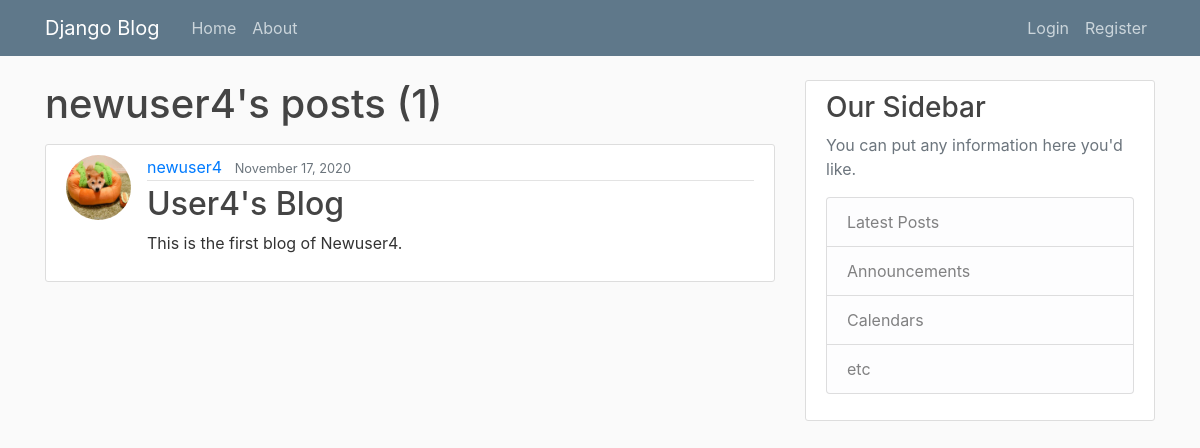
The app's page /user/newuser4, older data.
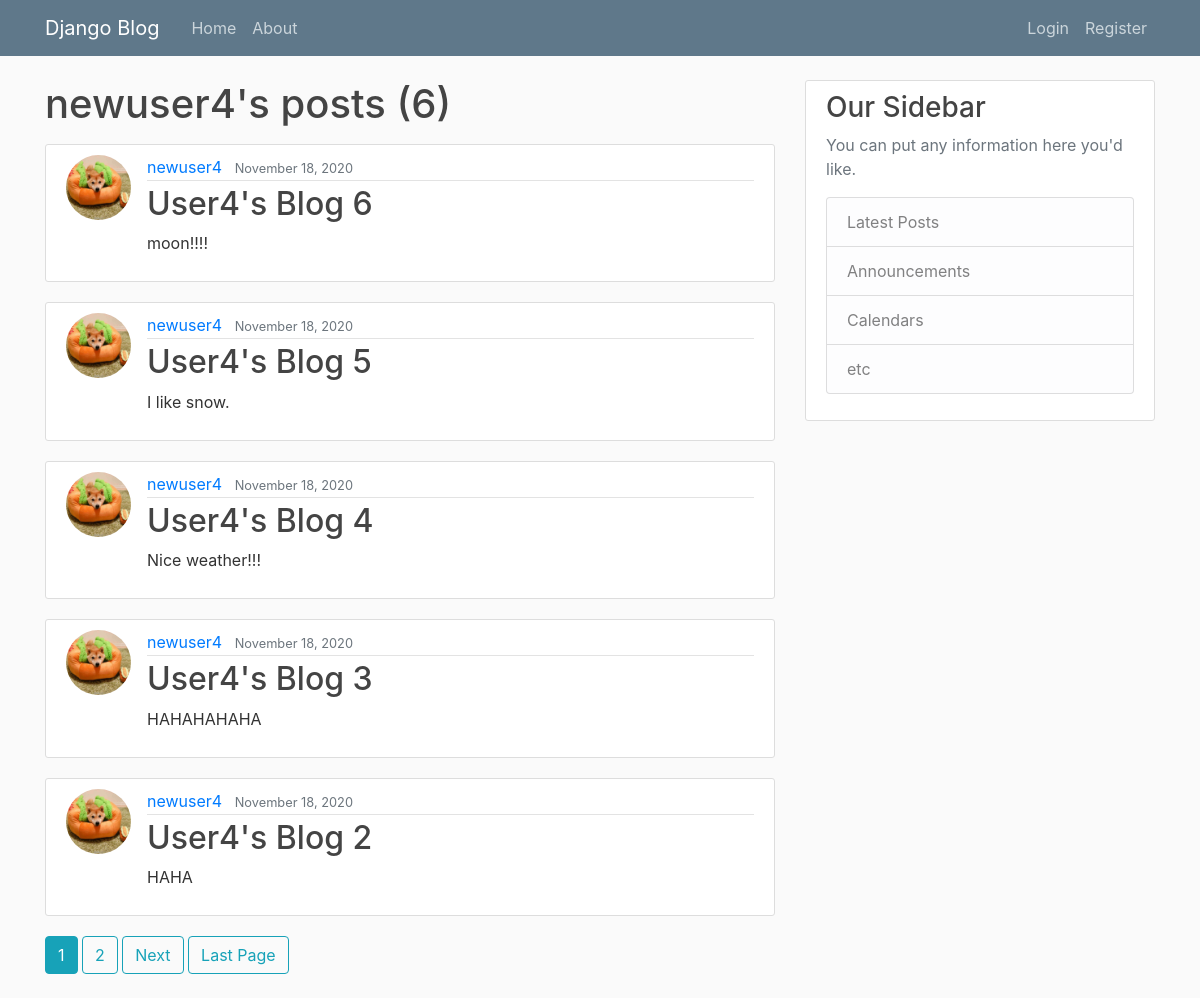
The same page, newer data.
### blog/models.py (models this page shows, shortened)
class Post(models.Model):
    title = models.CharField(max_length=100)
    content = models.TextField()
    data_posted = models.DateTimeField(default=timezone.now)
    author = models.ForeignKey(User, on_delete=models.CASCADE)

### users/models.py (models this page shows, shortened)
class Profile(models.Model):
    user = models.OneToOneField(User, on_delete=models.CASCADE)
    image = models.ImageField(default='default.jpg', upload_to='profile_pics')

### blog/views.py (the view)
# urls.py: path('user/<str:username>', UserPostListView.as_view(), name='user-posts'),
class UserPostListView(ListView):
    model = Post
    template_name = 'blog/user_posts.html'
    context_object_name = 'posts'
    paginate_by = 5
    def get_queryset(self):
        user = get_object_or_404(User, username=self.kwargs.get('username'))
        return Post.objects.filter(author=user).order_by('-data_posted')

### blog/templates/blog/user_posts.html (shortened to what this page needs)
{% extends "blog/base.html" %}
{% block content %}
    <h1 class="mb-3">{{ view.kwargs.username }}'s posts ({{ page_obj.paginator.count }})</h1>
    {% for post in posts %}
        <article class="media content-section">
          <img class="rounded-circle article-img" src="{{ post.author.profile.image.url }}">
          <div class="media-body">
            <div class="article-metadata">
              <a class="mr-2" href="{% url 'user-posts' post.author.username %}">{{ post.author }}</a>
              <small class="text-muted">{{ post.data_posted|date:"F d, Y" }}</small>
            </div>
            <h2><a class="article-title" href="{% url 'post-detail' post.id %}">{{ post.title }}</a></h2>
            <p class="article-content">{{ post.content }}</p>
          </div>
        </article>
    {% endfor %}
    {% if is_paginated %}
      {% for num in page_obj.paginator.page_range %}
        {% if page_obj.number == num %}
          <a class="btn btn-info mb-4" href="?page={{ num }}">{{ num }}</a>
        {% elif num > page_obj.number|add:'-3' and num < page_obj.number|add:'3' %}
          <a class="btn btn-outline-info mb-4" href="?page={{ num }}">{{ num }}</a>
        {% endif %}
      {% endfor %}
      {% if page_obj.has_next %}
        <a class="btn btn-outline-info mb-4" href="?page={{ page_obj.next_page_number }}">Next</a>
        <a class="btn btn-outline-info mb-4" href="?page={{ page_obj.paginator.num_pages }}">Last Page</a>
      {% endif %}
    {% endif %}
{% endblock content %}

Row changes from the older to the newer data that the page shows:
no longer on this page (row unchanged): Post: author.profile.image (placeholder picture), author "newuser4", data_posted "November 17, 2020", title "User4's Blog", content "This is the first blog of Newuser4."
added Post: author.profile.image (placeholder picture), author "newuser4", data_posted "November 18, 2020", title "User4's Blog 6", content "moon!!!!"
added Post: author.profile.image (placeholder picture), author "newuser4", data_posted "November 18, 2020", title "User4's Blog 5", content "I like snow."
added Post: author.profile.image (placeholder picture), author "newuser4", data_posted "November 18, 2020", title "User4's Blog 4", content "Nice weather!!!"
added Post: author.profile.image (placeholder picture), author "newuser4", data_posted "November 18, 2020", title "User4's Blog 3", content "HAHAHAHAHA"
added Post: author.profile.image (placeholder picture), author "newuser4", data_posted "November 18, 2020", title "User4's Blog 2", content "HAHA"
Text that changed along with them:
{{ page_obj.paginator.count }}: "1" → "6"
new list line: "1"
new list line: "2"
text now shown: "Next Last Page"
